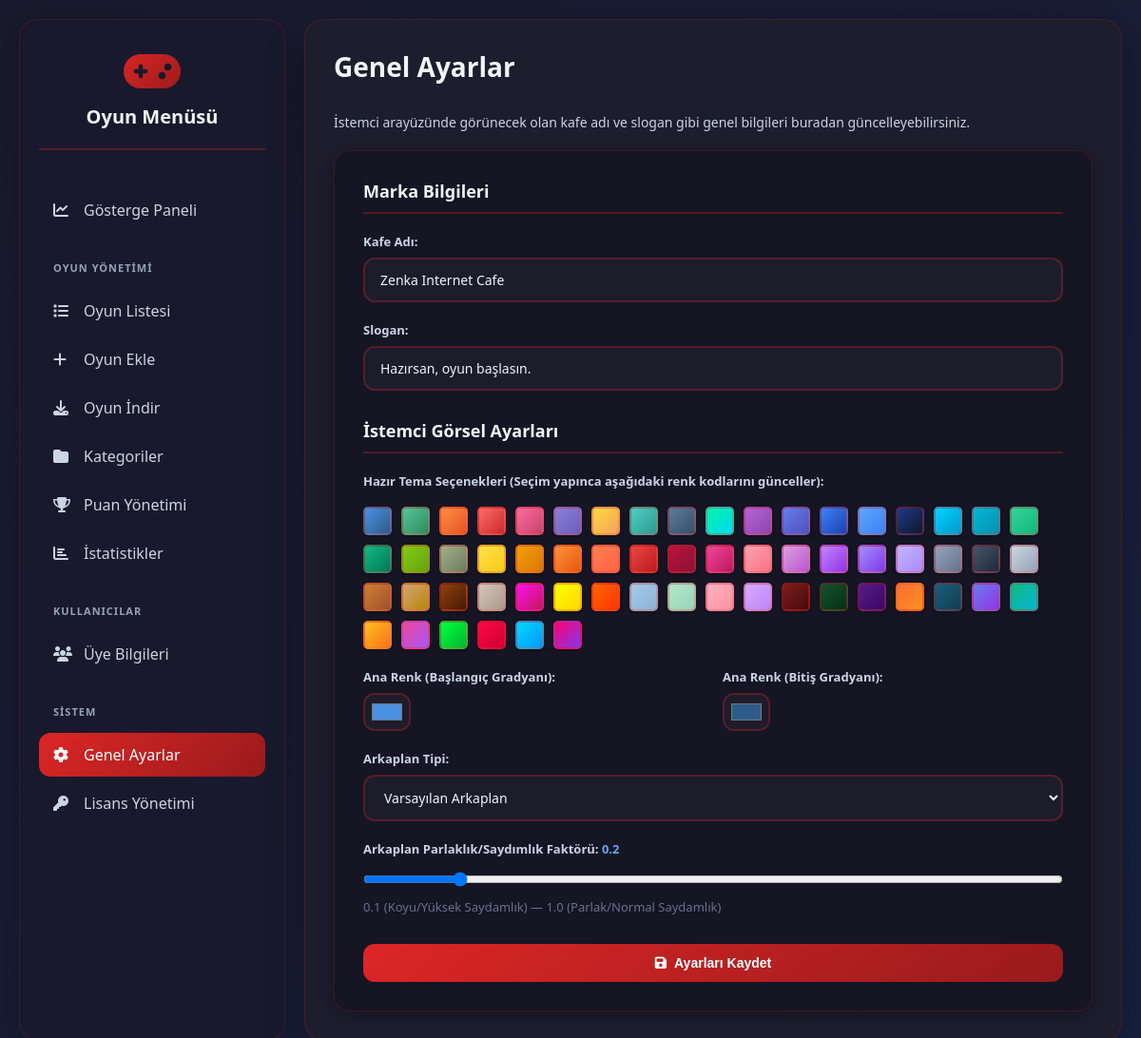
Before: /admin/settings with the older database file.
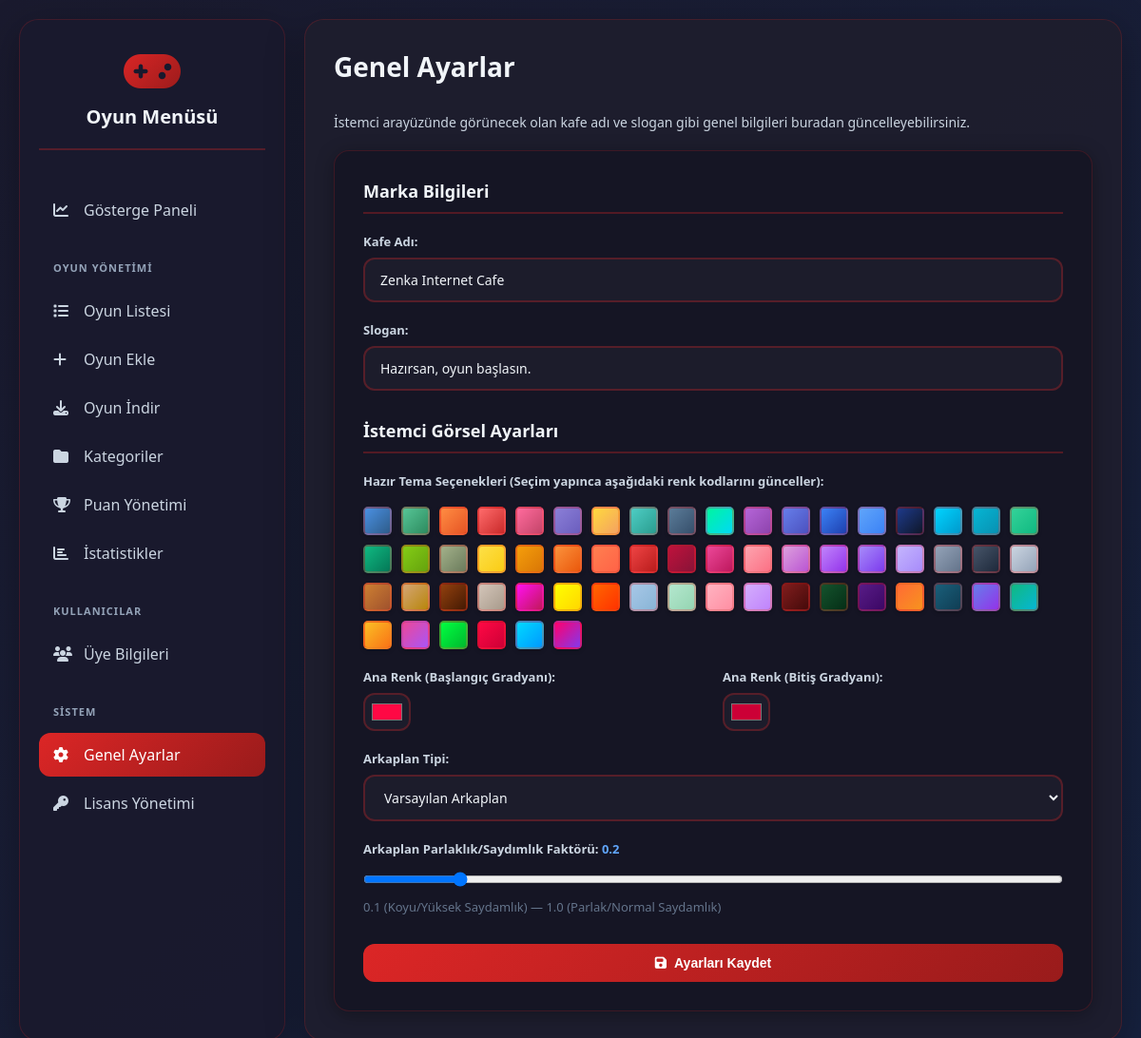
After: the same page with the newer database file.
### tables this page shows
CREATE TABLE settings (
            key TEXT PRIMARY KEY,
            value TEXT
        );

### app.py (the view, shortened to what this page needs)
@app.route('/admin/settings', methods=['GET', 'POST'])
def general_settings():
    settings = get_all_settings()
    settings.setdefault('cafe_name', 'Zenka Internet Cafe')
    settings.setdefault('slogan', 'Hazırsan, oyun başlasın.')
    settings.setdefault('background_type', 'default')
    settings.setdefault('background_file', '')
    settings.setdefault('background_opacity_factor', '1.0')
    settings.setdefault('primary_color_start', '#667eea')
    settings.setdefault('primary_color_end', '#764ba2')
    return render_template('general_settings.html', settings=settings)

### app.py (called while the page is built)
def get_db_connection():
    conn = sqlite3.connect(DATABASE, check_same_thread=False)
    conn.row_factory = sqlite3.Row
    return conn

def get_all_settings():
    conn = get_db_connection()
    settings_cursor = conn.execute('SELECT key, value FROM settings').fetchall()
    conn.close()
    return {row['key']: row['value'] for row in settings_cursor}

### templates/general_settings.html (shortened to what this page needs)
{% extends 'base_admin.html' %}
{% block content %}
    <div class="header">
        <h1>Genel Ayarlar</h1>
    </div>
    <p style="color: #cbd5e1; font-size: 14px; margin-bottom: 20px;">İstemci arayüzünde görünecek olan kafe adı ve slogan gibi genel bilgileri buradan güncelleyebilirsiniz.</p>
    <div class="form-container">
        <form method="POST" enctype="multipart/form-data">
            <div class="section-title">Marka Bilgileri</div>
            <div class="form-grid">
                <div class="form-group full-width">
                    <label for="cafe_name">Kafe Adı:</label>
                    <input type="text" id="cafe_name" name="cafe_name" value="{{ settings.cafe_name }}" required>
                </div>
                <div class="form-group full-width">
                    <label for="slogan">Slogan:</label>
                    <input type="text" id="slogan" name="slogan" value="{{ settings.slogan }}">
                </div>
            </div>
            <div class="section-title" style="margin-top: 30px;">İstemci Görsel Ayarları</div>
            <div class="form-grid">
                <div class="form-group full-width">
                    <label>Hazır Tema Seçenekleri (Seçim yapınca aşağıdaki renk kodlarını günceller):</label>
                    <div id="preset-container" class="preset-container" style="display: flex; flex-wrap: wrap; gap: 10px; margin-top: 10px;">
                    </div>
                </div>
                <div class="form-group">
                    <label for="primary_color_start">Ana Renk (Başlangıç Gradyanı):</label>
                    <input type="color" name="primary_color_start" id="primary_color_start" value="{{ settings.primary_color_start }}" class="color-input" style="height: 40px !important; padding: 5px !important;">
                </div>
                <div class="form-group">
                    <label for="primary_color_end">Ana Renk (Bitiş Gradyanı):</label>
                    <input type="color" name="primary_color_end" id="primary_color_end" value="{{ settings.primary_color_end }}" class="color-input" style="height: 40px !important; padding: 5px !important;">
                </div>
                <div class="form-group full-width">
                    <label for="background_type">Arkaplan Tipi:</label>
                    <select name="background_type" id="background_type" onchange="toggleBackgroundUpload()">
                        <option value="default" {% if settings.background_type == 'default' %}selected{% endif %}>Varsayılan Arkaplan</option>
                    </select>
                </div>
                <div class="form-group full-width">
                    <label for="background_opacity_factor">
                        Arkaplan Parlaklık/Saydımlık Faktörü:
                        <span id="opacity_display" style="font-weight: bold; color: #60a5fa;">
                            {{ "%.1f"|format(settings.background_opacity_factor|float) }}
                        </span>
                    </label>
                    <input type="range"
                           name="background_opacity_factor"
                           id="background_opacity_factor"
                           min="0.1"
                           max="1.0"
                           step="0.1"
                           value="{{ settings.background_opacity_factor }}"
                           oninput="document.getElementById('opacity_display').textContent = parseFloat(this.value).toFixed(1)"
                           style="width: 100%; height: 30px;">
                    <p class="file-prompt" style="margin-top: 5px; color: #64748b; font-size: 13px;">0.1 (Koyu/Yüksek Saydamlık) &mdash; 1.0 (Parlak/Normal Saydamlık)</p>
                </div>
            </div>
            <button type="submit" class="btn btn-primary" style="width: 100%; margin-top: 20px;">
                <i class="fas fa-save"></i>
                Ayarları Kaydet
            </button>
        </form>
    </div>
{% endblock %}

### templates/base_admin.html (shortened to what this page needs)
<!DOCTYPE html>
<html lang="tr">
<head>
    <link href="https://cdnjs.cloudflare.com/ajax/libs/font-awesome/6.4.0/css/all.min.css" rel="stylesheet">
    <link rel="stylesheet" href="https://cdnjs.cloudflare.com/ajax/libs/codemirror/5.65.15/codemirror.min.css">
    <link rel="stylesheet" href="https://cdnjs.cloudflare.com/ajax/libs/codemirror/5.65.15/theme/darcula.min.css">
    <link rel="stylesheet" href="{{ url_for('static', filename='css/admin_styles.css') }}">
</head>
<body>
    <div class="container">
        <aside class="sidebar">
            <div class="logo">
                <i class="fas fa-gamepad"></i>
                <h2>Oyun Menüsü</h2>
            </div>
            <div class="menu-section">
                <a href="{{ url_for('admin_index') }}" class="menu-item {% if request.endpoint == 'admin_index' %}active{% endif %}">
                    <i class="fas fa-chart-line"></i>
                    <span>Gösterge Paneli</span>
                </a>
            </div>
            <div class="menu-section">
                <div class="menu-title">Oyun Yönetimi</div>
                {% set game_list_endpoints = ['list_games', 'edit_game', 'delete_game'] %}
                <a href="{{ url_for('list_games') }}" class="menu-item {% if request.endpoint in game_list_endpoints %}active{% endif %}">
                    <i class="fas fa-list"></i>
                    <span>Oyun Listesi</span>
                </a>
                <a href="{{ url_for('add_game') }}" class="menu-item {% if request.endpoint == 'add_game' %}active{% endif %}">
                    <i class="fas fa-plus"></i>
                    <span>Oyun Ekle</span>
                </a>
                <a href="{{ url_for('download_games') }}" class="menu-item {% if request.endpoint == 'download_games' %}active{% endif %}">
                    <i class="fas fa-download"></i>
                    <span>Oyun İndir</span>
                </a>
                <a href="{{ url_for('manage_categories') }}" class="menu-item {% if request.endpoint == 'manage_categories' or request.endpoint == 'delete_category' %}active{% endif %}">
                    <i class="fas fa-folder"></i>
                    <span>Kategoriler</span>
                </a>
                <a href="{{ url_for('manage_ratings') }}" class="menu-item {% if request.endpoint == 'manage_ratings' or request.endpoint == 'reset_all_ratings' %}active{% endif %}">
                    <i class="fas fa-trophy"></i>
                    <span>Puan Yönetimi</span>
                </a>
                <a href="{{ url_for('manage_statistics') }}" class="menu-item {% if request.endpoint == 'manage_statistics' %}active{% endif %}">
                    <i class="fas fa-chart-bar"></i>
                    <span>İstatistikler</span>
                </a>
            </div>
            <div class="menu-section">
                <div class="menu-title">Kullanıcılar</div>
                {% set user_management_endpoints = ['manage_users', 'edit_user', 'delete_user'] %}
                <a href="{{ url_for('manage_users') }}" class="menu-item {% if request.endpoint in user_management_endpoints %}active{% endif %}">
                    <i class="fas fa-users"></i>
                    <span>Üye Bilgileri</span>
                </a>
            </div>
            <div class="menu-section">
                <div class="menu-title">Sistem</div>
                <a href="{{ url_for('general_settings') }}" class="menu-item {% if request.endpoint == 'general_settings' %}active{% endif %}">
                    <i class="fas fa-cog"></i>
                    <span>Genel Ayarlar</span>
                </a>
                <a href="{{ url_for('license_management') }}" class="menu-item {% if request.endpoint == 'license_management' %}active{% endif %}">
                    <i class="fas fa-key"></i>
                    <span>Lisans Yönetimi</span>
                </a>
            </div>
        </aside>
        <main class="main-content">
            {% block content %}{% endblock %}
        </main>
    </div>
</body>
</html>

### static/css/admin_styles.css (style rules this page uses)
* { margin: 0; padding: 0; box-sizing: border-box; }
body { font-family: 'Segoe UI', Tahoma, Geneva, Verdana, sans-serif; background: linear-gradient(135deg, #1a1a2e 0%, #16213e 100%); min-height: 100vh; padding: 20px; color: #f1f5f9; background-repeat: no-repeat; background-size: cover; background-attachment: fixed; }
.container { max-width: 1400px; margin: 0 auto; display: grid; grid-template-columns: 280px 1fr; gap: 20px; height: calc(100vh - 40px); }
.sidebar { background: rgba(26, 26, 46, 0.95); border-radius: 20px; padding: 30px 20px; box-shadow: 0 10px 40px rgba(0, 0, 0, 0.3); overflow-y: auto; border: 1px solid rgba(220, 38, 38, 0.2); height: 100%; }
.logo { text-align: center; margin-bottom: 40px; padding-bottom: 20px; border-bottom: 2px solid rgba(220, 38, 38, 0.3); }
.logo i { font-size: 48px; background: linear-gradient(135deg, #dc2626 0%, #991b1b 100%); -webkit-background-clip: text; -webkit-text-fill-color: transparent; margin-bottom: 10px; }
.logo h2 { color: #f1f5f9; font-size: 20px; font-weight: 600; }
.menu-section { margin-bottom: 30px; }
.menu-title { color: #94a3b8; font-size: 11px; font-weight: 600; text-transform: uppercase; letter-spacing: 1px; margin-bottom: 15px; padding-left: 15px; }
.menu-item { display: flex; align-items: center; padding: 12px 15px; color: #cbd5e1; text-decoration: none; border-radius: 12px; margin-bottom: 5px; transition: all 0.3s ease; cursor: pointer; }
.menu-item.active { background: linear-gradient(135deg, #dc2626 0%, #991b1b 100%); color: white; }
.menu-item i { width: 20px; margin-right: 12px; font-size: 16px; }
.main-content { background: rgba(30, 30, 46, 0.95); border-radius: 20px; padding: 30px; box-shadow: 0 10px 40px rgba(0, 0, 0, 0.3); border: 1px solid rgba(220, 38, 38, 0.2); display: flex; flex-direction: column; height: 100%; }
.header { display: flex; justify-content: space-between; align-items: center; margin-bottom: 30px; flex-shrink: 0; }
.header h1 { font-size: 28px; color: #f1f5f9; font-weight: 700; border-bottom: none; padding-bottom: 0; margin-top: 0; }
.btn { padding: 12px 24px; border: none; border-radius: 12px; font-size: 14px; font-weight: 600; cursor: pointer; transition: all 0.3s ease; display: flex; align-items: center; gap: 8px; text-decoration: none; justify-content: center; }
.btn-primary { background: linear-gradient(135deg, #dc2626 0%, #991b1b 100%); color: white; }
.form-container { background: rgba(20, 20, 36, 0.8); border-radius: 16px; padding: 30px; box-shadow: 0 4px 20px rgba(0, 0, 0, 0.3); border: 1px solid rgba(220, 38, 38, 0.2); flex-grow: 1; overflow-y: auto; }
.section-title { font-size: 18px; font-weight: 700; color: #f1f5f9; margin-bottom: 20px; padding-bottom: 10px; border-bottom: 2px solid rgba(220, 38, 38, 0.3); }
.form-grid { display: grid; grid-template-columns: repeat(2, 1fr); gap: 20px; margin-bottom: 20px; }
.form-group { display: flex; flex-direction: column; }
.form-group.full-width { grid-column: 1 / -1; }
.form-group label { margin-bottom: 8px; color: #cbd5e1; font-weight: 600; font-size: 13px; }
.form-group input, .form-group select, .form-group textarea { padding: 12px 16px; border: 2px solid rgba(220, 38, 38, 0.3); border-radius: 12px; font-size: 14px; transition: all 0.3s ease; font-family: inherit; background: rgba(30, 30, 46, 0.8); color: #f1f5f9; box-sizing: border-box; }
.form-group input::placeholder, .form-group textarea::placeholder { color: #64748b; }
.file-prompt { color: #94a3b8; font-size: 13px; margin-bottom: 10px; }

### templates/general_settings.html (style rules this page uses)
.color-input { height: 40px !important; padding: 5px !important; }

Changed rows visible on the page:
changed settings (number 3 of 6 on the later page): primary_color_start "#4a90e2" → "#ff0844"
changed settings (number 4 of 6 on the later page): primary_color_end "#2e5c8a" → "#cc0036"
